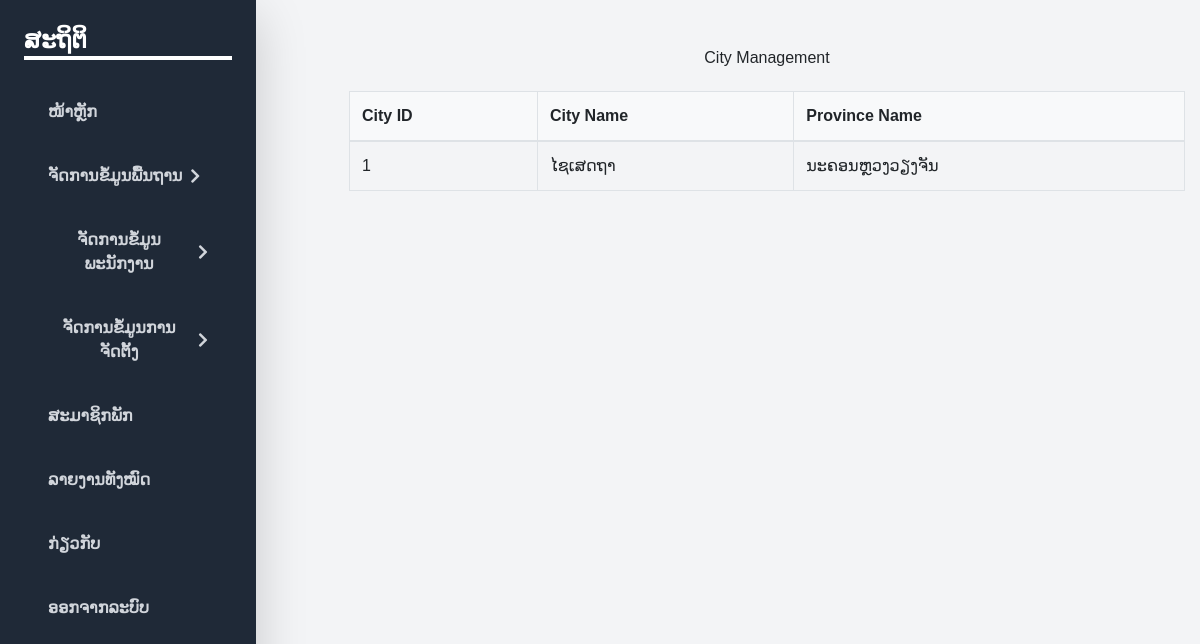
Page /city.php (signed in) on the committed database.
### tables this page shows
CREATE TABLE `cities` (
  `id` int(11) NOT NULL,
  `name` varchar(255) NOT NULL,
  `province_id` int(11) DEFAULT NULL
);

CREATE TABLE `provinces` (
  `id` int(11) NOT NULL,
  `name` varchar(255) NOT NULL
);

### city.php (the view, shortened to what this page needs)
<?php
include 'dbconnection.php';
$query = "SELECT cities.id, cities.name, provinces.name AS province_name FROM cities JOIN provinces ON cities.province_id = provinces.id";
$cities = $conn->query($query);
?>
<!DOCTYPE html>
<html lang="en">
<head>
    <link rel="stylesheet" href="https://stackpath.bootstrapcdn.com/bootstrap/4.5.2/css/bootstrap.min.css">
</head>
<body>
    <?php include("nav.php"); ?>
    <div class="container mt-5 mx-auto">
        <h1 class="mb-4 text-center">City Management</h1>
        <div class="table-container">
            <table class="table table-bordered">
                <thead>
                    <tr>
                        <th>City ID</th>
                        <th>City Name</th>
                        <th>Province Name</th>
                    </tr>
                </thead>
                <tbody>
                    <?php while ($city = $cities->fetch_assoc()): ?>
                        <tr>
                            <td><?php echo htmlspecialchars($city['id']); ?></td>
                            <td><?php echo htmlspecialchars($city['name']); ?></td>
                            <td><?php echo htmlspecialchars($city['province_name']); ?></td>
                        </tr>
                    <?php endwhile; ?>
                </tbody>
            </table>
        </div>
    </div>
</body>
</html>

### city.php (style rules this page uses)
.table-container { max-height: 500px; overflow-y: auto; }
thead th { position: sticky; top: 0; background: #f8f9fa; z-index: 1; }

### nav.php (style rules this page uses)
body { font-family: 'Phetsarath OT', sans-serif; }

### rows in the picture
cities: id "1", name "ໄຊເສດຖາ", province.name "ນະຄອນຫຼວງວຽງຈັນ"
